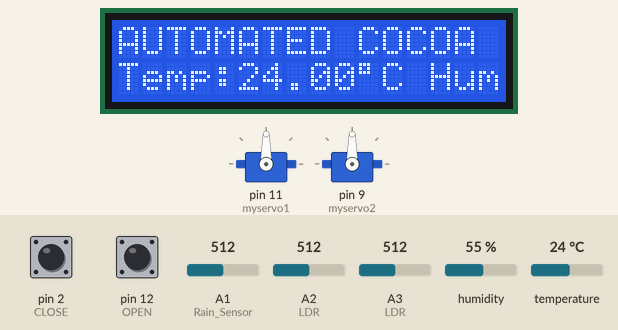
A sketch run on a simulated Arduino Uno, built with avr-gcc and run on an emulated ATmega328P. On the bench: 16×2 character LCD, 2 × servo. Wiring (inferred from the names in the program): DHT11 sensor: data A0. Inputs (shaded band) come from the test bench; at power-on: pin 2 (CLOSE) HIGH, humidity 55 %, temperature 24 °C, pin 12 (OPEN) HIGH, A1 (Rain_Sensor) = 512, A2 (LDR) = 512, A3 (LDR) = 512. What the sketch prints to the serial monitor is not drawn.

Above: at 9.7 s.
9.8 s: pin 2 (CLOSE) pulled LOW for 2.35 s
At 13.0 s:
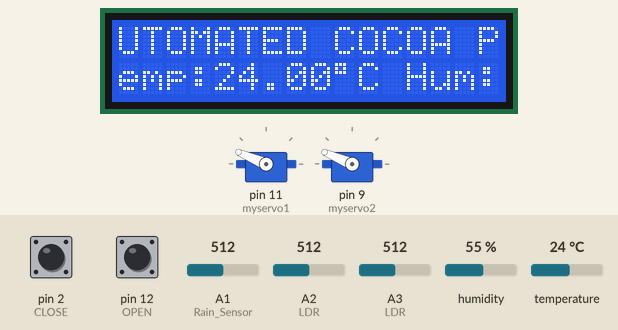
13.6 s: humidity set to 22 %
At 17.4 s:
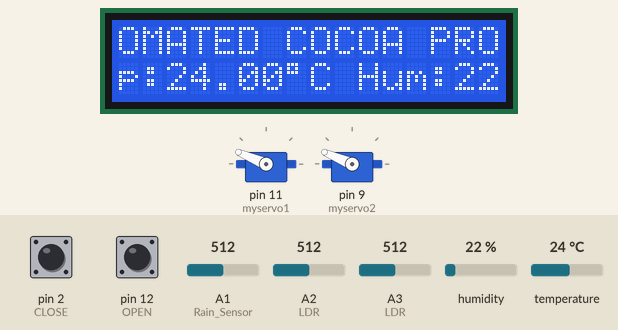
20.0 s: temperature set to 12 °C
At 23.2 s:
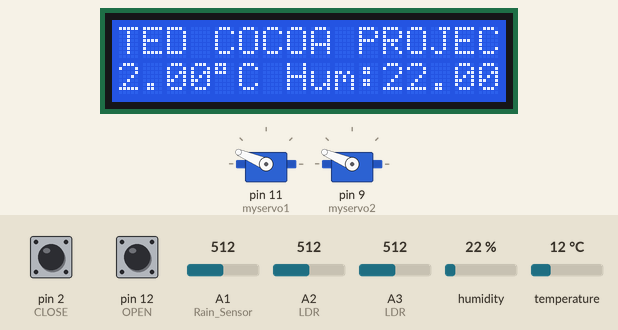
26.4 s: pin 12 (OPEN) pulled LOW for 2.35 s
At 28.3 s:
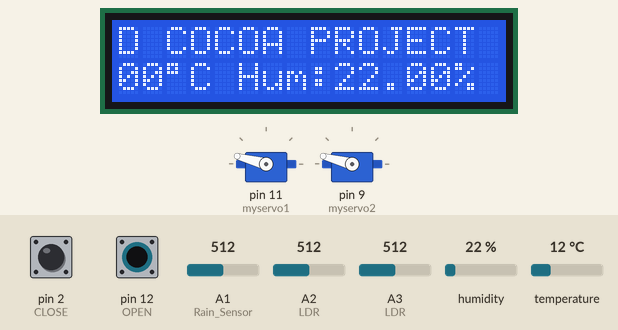
30.2 s: humidity set to 40 %
At 33.4 s:
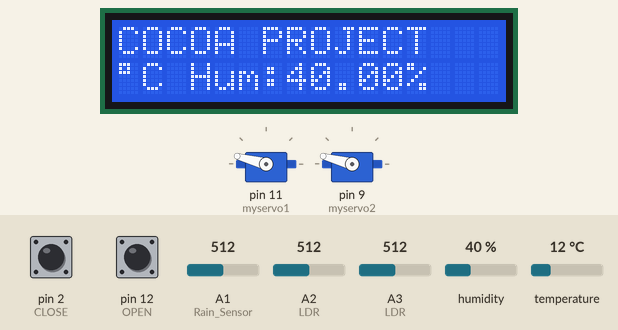
36.6 s: humidity set to 68 %
At 40.3 s:
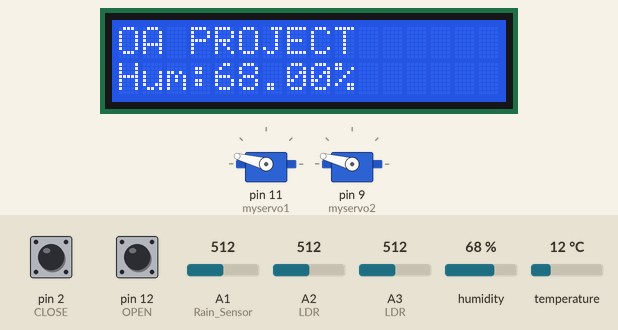
Timing chart, 0 to 41.8 s (numbered marks = the images above; inputs shaded):
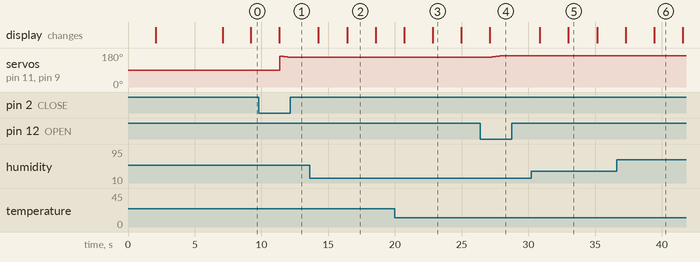

The sketch:

Cocoa_Servo.ino
```cpp
#include <Wire.h>
#include <LiquidCrystal_I2C.h>
#include <Servo.h>
#include <dht.h>

const int en =2, rw = 1, rs = 0, d4 = 4, d5 = 5,  d6 = 6,  d7 = 7, bl = 3;
const int i2c_addr = 0x3F;
Servo myservo1;  // create servo object to control
Servo myservo2;
LiquidCrystal_I2C lcd(i2c_addr, en, rw, rs, d4, d5, d6, d7, bl, POSITIVE);

#define datapin A0
dht DHT;

int pos = 165;    // initial angle  for servo
int angleStep = 1;//Speed of Servo

#define OPEN 12   // Open
#define CLOSE  2  // close
int RainSensor = A1;
int LDR1 = A2;   //morning
int LDR2 = A3;   //evening


void setup() {
lcd.begin(16,2);
pinMode(A0,INPUT_PULLUP);//Humidity Sensor
pinMode(A1,INPUT_PULLUP);//Rain Sensor
pinMode(A2,INPUT_PULLUP);//LDR(Morning)
pinMode(A3,INPUT_PULLUP);//LDR(Evening)
pinMode(OPEN,INPUT_PULLUP);
pinMode(CLOSE,INPUT_PULLUP);
pinMode(A0,INPUT_PULLUP);


myservo1.attach(11);// attaches the servo on pin 9 to the servo object
myservo2.attach(9);
Serial.begin(9600);
lcd.setCursor(3,0);
lcd.print("WELCOME...");
lcd.setCursor(3,1);
delay(2000);
lcd.print("TECHLEADSGH");
delay(5000);
lcd.clear();
}


void loop() {
  int readData = DHT.read11(A0);
  RainSensor=analogRead(A1);
  LDR1=analogRead(A2);
  LDR2=analogRead(A3);
  float t = DHT.temperature;
  float h = DHT.humidity;
  Serial.print("Temperature = ");
  Serial.print(t);
  Serial.print(" *C ");
  Serial.print("\t Humidity = ");
  Serial.print(h);
  Serial.print(" %");
  Serial.print("\t RainSensor = ");
  Serial.print(RainSensor);
  Serial.print("\t LDR1 = ");
  Serial.print(LDR1);
  Serial.print("\t LDR2 = ");
  Serial.println(LDR2);
  delay(2000);
  lcd.setCursor(1,0);
  lcd.print("AUTOMATED COCOA PROJECT");

  lcd.setCursor(1,1);
  lcd.print("Temp:");
  lcd.print(t);
  lcd.print((char)223);
  lcd.print("C ");
  lcd.print("Hum:");
  lcd.print(h);
  lcd.print("% ");
  lcd.scrollDisplayLeft();
    //lcd.setCursor(0,1);
  delay(50);
  while(digitalRead(CLOSE) == LOW){   //Close
    if (pos > 15 && pos <= 165) {
      pos = pos - angleStep;
       if(pos < 15){
        pos = 15;
       }else{
      myservo1.write(pos); // move the servo to desired angle
      myservo2.write(pos);
      Serial.print("Moved to: ");
      Serial.print(pos);   // print the angle
      Serial.println(" degree");
     }}
    delay(100); // waits for the servo to get there
  }
    while(digitalRead(OPEN) == LOW){      //Open
    if (pos >= 15 && pos <= 165) {
      pos = pos + angleStep;
      if(pos > 165){
       pos = 165;
       }else{
      myservo1.write(pos); // move the servo to desired angle
      myservo2.write(pos);
      Serial.print("Moved to: ");
      Serial.print(pos);   // print the angle
      Serial.println(" degree");
       }}
  delay(100);
  }

  //Morning
  /*while(analogRead(A1) ==1 ){      //Open
    if (angle >= 15 && angle <= 180) {
      angle = angle + angleStep;
      if(angle > 180){
        angle = 180;
       }
    else{
      myservo1.write(angle);
      myservo2.write(angle);
 }}
  //break;
  }

  //Evening
   while(analogRead(A2) == 0){   //Close
    if (angle > 15 && angle <= 180) {
      angle = angle - angleStep;
       if(angle < 15){
        angle = 15;
       }else{
      myservo1.write(angle);
      myservo2.write(angle);
      }}
       delay(100); // waits for the servo to get there
  }*/
}
```

Measured:
- after the input at 9.8 s, servo on pin 11 (myservo1), servo on pin 9 (myservo2): 90° → 164° after 1.6 s, → 163° 0.10 s later, → 162° 0.10 s later, → 161° 0.10 s later, … (8 changes in this stretch)
- after the input at 26.4 s, servo on pin 11 (myservo1), servo on pin 9 (myservo2): moves from 157° to 165° over 0.70 s, starting after 0.76 s
- what the display in image 2 shows lasts 2.1 s, from 16.4 s to 18.5 s
